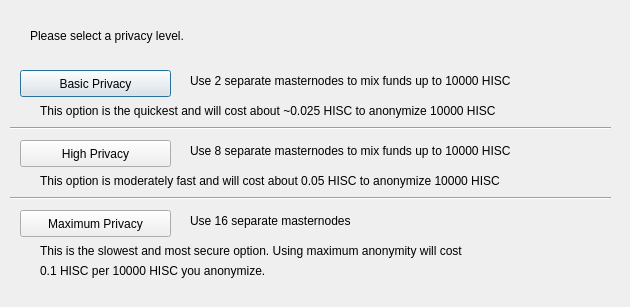
<?xml version="1.0" encoding="UTF-8"?>
<ui version="4.0">
 <class>ObfuscationConfig</class>
 <widget class="QDialog" name="ObfuscationConfig">
  <property name="geometry">
   <rect>
    <x>0</x>
    <y>0</y>
    <width>630</width>
    <height>307</height>
   </rect>
  </property>
  <property name="windowTitle">
   <string>Configure Obfuscation</string>
  </property>
  <widget class="QPushButton" name="buttonBasic">
   <property name="geometry">
    <rect>
     <x>20</x>
     <y>70</y>
     <width>151</width>
     <height>27</height>
    </rect>
   </property>
   <property name="text">
    <string>Basic Privacy</string>
   </property>
  </widget>
  <widget class="QPushButton" name="buttonHigh">
   <property name="geometry">
    <rect>
     <x>20</x>
     <y>140</y>
     <width>151</width>
     <height>27</height>
    </rect>
   </property>
   <property name="text">
    <string>High Privacy</string>
   </property>
  </widget>
  <widget class="QPushButton" name="buttonMax">
   <property name="geometry">
    <rect>
     <x>20</x>
     <y>210</y>
     <width>151</width>
     <height>27</height>
    </rect>
   </property>
   <property name="text">
    <string>Maximum Privacy</string>
   </property>
  </widget>
  <widget class="QLabel" name="label">
   <property name="geometry">
    <rect>
     <x>30</x>
     <y>20</y>
     <width>571</width>
     <height>31</height>
    </rect>
   </property>
   <property name="text">
    <string>Please select a privacy level.</string>
   </property>
  </widget>
  <widget class="QLabel" name="label_2">
   <property name="geometry">
    <rect>
     <x>190</x>
     <y>70</y>
     <width>421</width>
     <height>21</height>
    </rect>
   </property>
   <property name="text">
    <string>Use 2 separate masternodes to mix funds up to 10000 HISC</string>
   </property>
  </widget>
  <widget class="QLabel" name="label_3">
   <property name="geometry">
    <rect>
     <x>190</x>
     <y>140</y>
     <width>411</width>
     <height>21</height>
    </rect>
   </property>
   <property name="text">
    <string>Use 8 separate masternodes to mix funds up to 10000 HISC</string>
   </property>
  </widget>
  <widget class="QLabel" name="label_4">
   <property name="geometry">
    <rect>
     <x>190</x>
     <y>210</y>
     <width>421</width>
     <height>21</height>
    </rect>
   </property>
   <property name="text">
    <string>Use 16 separate masternodes</string>
   </property>
  </widget>
  <widget class="QLabel" name="label_6">
   <property name="geometry">
    <rect>
     <x>40</x>
     <y>100</y>
     <width>561</width>
     <height>21</height>
    </rect>
   </property>
   <property name="text">
    <string>This option is the quickest and will cost about ~0.025 HISC to anonymize 10000 HISC</string>
   </property>
  </widget>
  <widget class="QLabel" name="label_7">
   <property name="geometry">
    <rect>
     <x>40</x>
     <y>170</y>
     <width>561</width>
     <height>21</height>
    </rect>
   </property>
   <property name="text">
    <string>This option is moderately fast and will cost about 0.05 HISC to anonymize 10000 HISC</string>
   </property>
  </widget>
  <widget class="QLabel" name="label_8">
   <property name="geometry">
    <rect>
     <x>40</x>
     <y>240</y>
     <width>561</width>
     <height>21</height>
    </rect>
   </property>
   <property name="text">
    <string>This is the slowest and most secure option. Using maximum anonymity will cost</string>
   </property>
  </widget>
  <widget class="QLabel" name="label_9">
   <property name="geometry">
    <rect>
     <x>40</x>
     <y>260</y>
     <width>561</width>
     <height>21</height>
    </rect>
   </property>
   <property name="text">
    <string>0.1 HISC per 10000 HISC you anonymize.</string>
   </property>
  </widget>
  <widget class="Line" name="line">
   <property name="geometry">
    <rect>
     <x>10</x>
     <y>120</y>
     <width>601</width>
     <height>16</height>
    </rect>
   </property>
   <property name="orientation">
    <enum>Qt::Horizontal</enum>
   </property>
  </widget>
  <widget class="Line" name="line_2">
   <property name="geometry">
    <rect>
     <x>10</x>
     <y>190</y>
     <width>601</width>
     <height>16</height>
    </rect>
   </property>
   <property name="orientation">
    <enum>Qt::Horizontal</enum>
   </property>
  </widget>
 </widget>
 <resources/>
 <connections/>
</ui>
